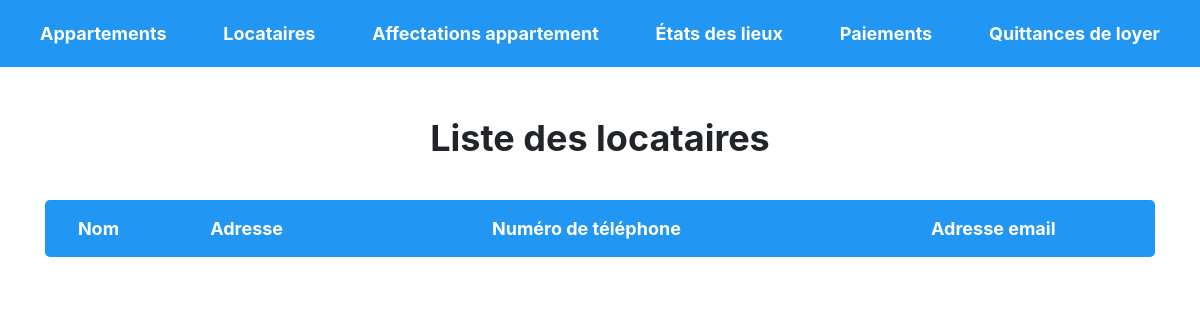
The page /index/locataire_list on the database as committed earlier.
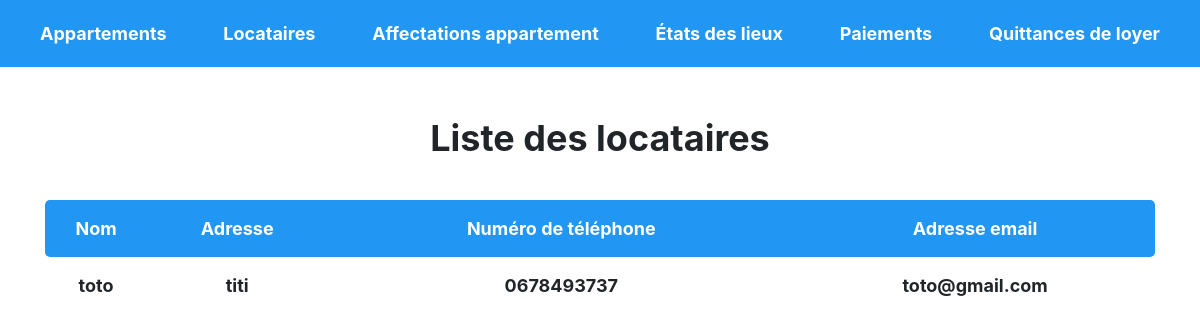
The same page on the database as committed later.
### gestion_locataire/models.py (models this page shows, shortened)
class Locataire(models.Model):
    nom = models.CharField(max_length=100)
    adresse = models.CharField(max_length=200)
    numero_telephone = models.CharField(max_length=20)
    adresse_email = models.EmailField()

### gestion_locataire/views.py (the view)
# urls.py: path('locataire_list', views.locataire_list, name='locataire_list'),
def locataire_list(request):
    locataires = Locataire.objects.all()
    return render(request, 'gestion_locataire/locataire_list.html', {'locataires': locataires})

### gestion_locataire/templates/gestion_locataire/locataire_list.html (shortened to what this page needs)
<!DOCTYPE html>
<html>
  <head>
    <link rel="stylesheet" href="https://maxcdn.bootstrapcdn.com/bootstrap/4.0.0/css/bootstrap.min.css">
  </head>
  <body>
    <div class="navbar">
      <a href="{% url 'appartement_list' %}">Appartements</a>
      <a href="{% url 'locataire_list' %}">Locataires</a>
      <a href="{% url 'affectation_appartement_list' %}">Affectations appartement</a>
      <a href="{% url 'etat_des_lieux_list' %}">États des lieux</a>
      <a href="{% url 'paiement_list' %}">Paiements</a>
      <a href="{% url 'quittance_loyer_list' %}">Quittances de loyer</a>
    </div>
    <div class="container">
        <h1>Liste des locataires</h1>
        <table>
          <thead>
            <tr>
              <th>Nom</th>
              <th>Adresse</th>
              <th>Numéro de téléphone</th>
              <th>Adresse email</th>
            </tr>
          </thead>
          <tbody>
            {% for locataire in locataires %}
            <tr>
              <td>{{ locataire.nom }}</td>
              <td>{{ locataire.adresse }}</td>
              <td>{{ locataire.numero_telephone }}</td>
              <td>{{ locataire.adresse_email }}</td>
            </tr>
            {% endfor %}
          </tbody>
        </table>
      </div>
  </body>
</html>

Rows that differ between the two databases and show on the page:
added Locataire: nom "toto", adresse "titi", numero_telephone "0678493737", adresse_email "toto@gmail.com"
